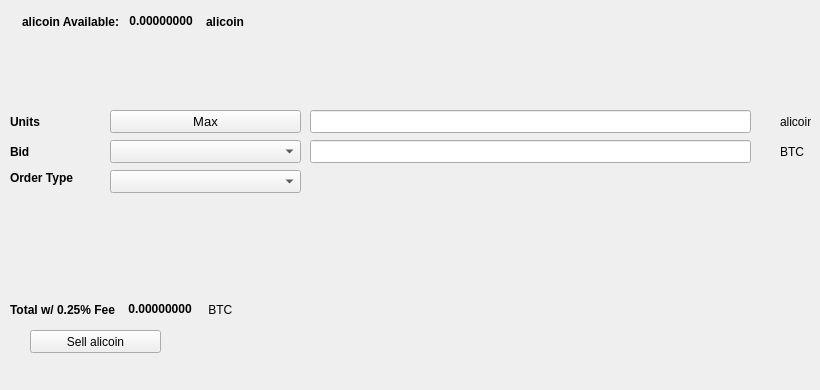
   <widget class="QWidget" name="SellTab">
    <attribute name="title">
     <string>Sell</string>
    </attribute>
    <widget class="QLabel" name="label_16">
     <property name="geometry">
      <rect>
       <x>780</x>
       <y>140</y>
       <width>31</width>
       <height>23</height>
      </rect>
     </property>
     <property name="text">
      <string>BTC</string>
     </property>
    </widget>
    <widget class="QComboBox" name="SellBidcomboBox">
     <property name="geometry">
      <rect>
       <x>110</x>
       <y>140</y>
       <width>191</width>
       <height>23</height>
      </rect>
     </property>
     <property name="font">
      <font>
       <pointsize>10</pointsize>
      </font>
     </property>
    </widget>
    <widget class="QLabel" name="label_18">
     <property name="geometry">
      <rect>
       <x>10</x>
       <y>110</y>
       <width>46</width>
       <height>23</height>
      </rect>
     </property>
     <property name="font">
      <font>
       <weight>75</weight>
       <bold>true</bold>
      </font>
     </property>
     <property name="text">
      <string>Units</string>
     </property>
    </widget>
    <widget class="QPushButton" name="Sell_Max_Amount">
     <property name="geometry">
      <rect>
       <x>110</x>
       <y>110</y>
       <width>191</width>
       <height>23</height>
      </rect>
     </property>
     <property name="font">
      <font>
       <pointsize>10</pointsize>
      </font>
     </property>
     <property name="text">
      <string>Max</string>
     </property>
    </widget>
    <widget class="QLabel" name="label_20">
     <property name="geometry">
      <rect>
       <x>10</x>
       <y>170</y>
       <width>91</width>
       <height>16</height>
      </rect>
     </property>
     <property name="font">
      <font>
       <weight>75</weight>
       <bold>true</bold>
      </font>
     </property>
     <property name="text">
      <string>Order Type</string>
     </property>
    </widget>
    <widget class="QComboBox" name="SellOrdertypeCombo">
     <property name="geometry">
      <rect>
       <x>110</x>
       <y>170</y>
       <width>191</width>
       <height>23</height>
      </rect>
     </property>
     <property name="font">
      <font>
       <pointsize>10</pointsize>
      </font>
     </property>
    </widget>
    <widget class="QLabel" name="label_21">
     <property name="geometry">
      <rect>
       <x>10</x>
       <y>140</y>
       <width>46</width>
       <height>23</height>
      </rect>
     </property>
     <property name="font">
      <font>
       <weight>75</weight>
       <bold>true</bold>
      </font>
     </property>
     <property name="text">
      <string>Bid</string>
     </property>
    </widget>
    <widget class="QLabel" name="label_22">
     <property name="geometry">
      <rect>
       <x>780</x>
       <y>110</y>
       <width>31</width>
       <height>23</height>
      </rect>
     </property>
     <property name="text">
      <string>alicoin</string>
     </property>
    </widget>
    <widget class="QLineEdit" name="UnitsInputECA">
     <property name="geometry">
      <rect>
       <x>310</x>
       <y>110</y>
       <width>441</width>
       <height>23</height>
      </rect>
     </property>
     <property name="font">
      <font>
       <pointsize>9</pointsize>
       <weight>75</weight>
       <bold>true</bold>
      </font>
     </property>
    </widget>
    <widget class="QLineEdit" name="SellBidPriceEdit">
     <property name="geometry">
      <rect>
       <x>310</x>
       <y>140</y>
       <width>441</width>
       <height>23</height>
      </rect>
     </property>
     <property name="font">
      <font>
       <pointsize>9</pointsize>
       <weight>75</weight>
       <bold>true</bold>
      </font>
     </property>
    </widget>
    <widget class="QPushButton" name="SellECABTN">
     <property name="geometry">
      <rect>
       <x>30</x>
       <y>330</y>
       <width>131</width>
       <height>23</height>
      </rect>
     </property>
     <property name="text">
      <string>Sell alicoin</string>
     </property>
     <property name="icon">
      <iconset resource="../alicoin">
       <normaloff>:/icons/bitcoin</normaloff>:/icons/bitcoin</iconset>
     </property>
    </widget>
    <widget class="QWidget" name="layoutWidget3">
     <property name="geometry">
      <rect>
       <x>22</x>
       <y>12</y>
       <width>258</width>
       <height>19</height>
      </rect>
     </property>
     <layout class="QHBoxLayout" name="horizontalLayout">
      <item>
       <widget class="QLabel" name="label232_2">
        <property name="font">
         <font>
          <weight>75</weight>
          <bold>true</bold>
         </font>
        </property>
        <property name="text">
         <string>alicoin Available:</string>
        </property>
       </widget>
      </item>
      <item>
       <widget class="QLabel" name="ECAAvailableLabel">
        <property name="palette">
         <palette>
          <active>
           <colorrole role="WindowText">
            <brush brushstyle="SolidPattern">
             <color alpha="255">
              <red>0</red>
              <green>0</green>
              <blue>0</blue>
             </color>
            </brush>
           </colorrole>
           <colorrole role="Button">
            <brush brushstyle="SolidPattern">
             <color alpha="255">
              <red>0</red>
              <green>170</green>
              <blue>0</blue>
             </color>
            </brush>
           </colorrole>
           <colorrole role="Light">
            <brush brushstyle="SolidPattern">
             <color alpha="255">
              <red>0</red>
              <green>255</green>
              <blue>0</blue>
             </color>
            </brush>
           </colorrole>
           <colorrole role="Midlight">
            <brush brushstyle="SolidPattern">
             <color alpha="255">
              <red>0</red>
              <green>212</green>
              <blue>0</blue>
             </color>
            </brush>
           </colorrole>
           <colorrole role="Dark">
            <brush brushstyle="SolidPattern">
             <color alpha="255">
              <red>0</red>
              <green>85</green>
              <blue>0</blue>
             </color>
            </brush>
           </colorrole>
           <colorrole role="Mid">
            <brush brushstyle="SolidPattern">
             <color alpha="255">
              <red>0</red>
              <green>113</green>
              <blue>0</blue>
             </color>
            </brush>
           </colorrole>
           <colorrole role="Text">
            <brush brushstyle="SolidPattern">
             <color alpha="255">
              <red>0</red>
              <green>170</green>
              <blue>0</blue>
             </color>
            </brush>
           </colorrole>
           <colorrole role="BrightText">
            <brush brushstyle="SolidPattern">
             <color alpha="255">
              <red>255</red>
              <green>255</green>
              <blue>255</blue>
             </color>
            </brush>
           </colorrole>
           <colorrole role="ButtonText">
            <brush brushstyle="SolidPattern">
             <color alpha="255">
              <red>0</red>
              <green>0</green>
              <blue>0</blue>
             </color>
            </brush>
           </colorrole>
           <colorrole role="Base">
            <brush brushstyle="SolidPattern">
             <color alpha="255">
              <red>255</red>
              <green>255</green>
              <blue>255</blue>
             </color>
            </brush>
           </colorrole>
           <colorrole role="Window">
            <brush brushstyle="SolidPattern">
             <color alpha="255">
              <red>0</red>
              <green>170</green>
              <blue>0</blue>
             </color>
            </brush>
           </colorrole>
           <colorrole role="Shadow">
            <brush brushstyle="SolidPattern">
             <color alpha="255">
              <red>0</red>
              <green>0</green>
              <blue>0</blue>
             </color>
            </brush>
           </colorrole>
           <colorrole role="AlternateBase">
            <brush brushstyle="SolidPattern">
             <color alpha="255">
              <red>127</red>
              <green>212</green>
              <blue>127</blue>
             </color>
            </brush>
           </colorrole>
           <colorrole role="ToolTipBase">
            <brush brushstyle="SolidPattern">
             <color alpha="255">
              <red>255</red>
              <green>255</green>
              <blue>220</blue>
             </color>
            </brush>
           </colorrole>
           <colorrole role="ToolTipText">
            <brush brushstyle="SolidPattern">
             <color alpha="255">
              <red>0</red>
              <green>0</green>
              <blue>0</blue>
             </color>
            </brush>
           </colorrole>
          </active>
          <inactive>
           <colorrole role="WindowText">
            <brush brushstyle="SolidPattern">
             <color alpha="255">
              <red>0</red>
              <green>0</green>
              <blue>0</blue>
             </color>
            </brush>
           </colorrole>
           <colorrole role="Button">
            <brush brushstyle="SolidPattern">
             <color alpha="255">
              <red>0</red>
              <green>170</green>
              <blue>0</blue>
             </color>
            </brush>
           </colorrole>
           <colorrole role="Light">
            <brush brushstyle="SolidPattern">
             <color alpha="255">
              <red>0</red>
              <green>255</green>
              <blue>0</blue>
             </color>
            </brush>
           </colorrole>
           <colorrole role="Midlight">
            <brush brushstyle="SolidPattern">
             <color alpha="255">
              <red>0</red>
              <green>212</green>
              <blue>0</blue>
             </color>
            </brush>
           </colorrole>
           <colorrole role="Dark">
            <brush brushstyle="SolidPattern">
             <color alpha="255">
              <red>0</red>
              <green>85</green>
              <blue>0</blue>
             </color>
            </brush>
           </colorrole>
           <colorrole role="Mid">
            <brush brushstyle="SolidPattern">
             <color alpha="255">
              <red>0</red>
              <green>113</green>
              <blue>0</blue>
             </color>
            </brush>
           </colorrole>
           <colorrole role="Text">
            <brush brushstyle="SolidPattern">
             <color alpha="255">
              <red>0</red>
              <green>170</green>
              <blue>0</blue>
             </color>
            </brush>
           </colorrole>
           <colorrole role="BrightText">
            <brush brushstyle="SolidPattern">
             <color alpha="255">
              <red>255</red>
              <green>255</green>
              <blue>255</blue>
             </color>
            </brush>
           </colorrole>
           <colorrole role="ButtonText">
            <brush brushstyle="SolidPattern">
             <color alpha="255">
              <red>0</red>
              <green>0</green>
              <blue>0</blue>
             </color>
            </brush>
           </colorrole>
           <colorrole role="Base">
            <brush brushstyle="SolidPattern">
             <color alpha="255">
              <red>255</red>
              <green>255</green>
              <blue>255</blue>
             </color>
            </brush>
           </colorrole>
           <colorrole role="Window">
            <brush brushstyle="SolidPattern">
             <color alpha="255">
              <red>0</red>
              <green>170</green>
              <blue>0</blue>
             </color>
            </brush>
           </colorrole>
           <colorrole role="Shadow">
            <brush brushstyle="SolidPattern">
             <color alpha="255">
              <red>0</red>
              <green>0</green>
              <blue>0</blue>
             </color>
            </brush>
           </colorrole>
           <colorrole role="AlternateBase">
            <brush brushstyle="SolidPattern">
             <color alpha="255">
              <red>127</red>
              <green>212</green>
              <blue>127</blue>
             </color>
            </brush>
           </colorrole>
           <colorrole role="ToolTipBase">
            <brush brushstyle="SolidPattern">
             <color alpha="255">
              <red>255</red>
              <green>255</green>
              <blue>220</blue>
             </color>
            </brush>
           </colorrole>
           <colorrole role="ToolTipText">
            <brush brushstyle="SolidPattern">
             <color alpha="255">
              <red>0</red>
              <green>0</green>
              <blue>0</blue>
             </color>
            </brush>
           </colorrole>
          </inactive>
          <disabled>
           <colorrole role="WindowText">
            <brush brushstyle="SolidPattern">
             <color alpha="255">
              <red>0</red>
              <green>85</green>
              <blue>0</blue>
             </color>
            </brush>
           </colorrole>
           <colorrole role="Button">
            <brush brushstyle="SolidPattern">
             <color alpha="255">
              <red>0</red>
              <green>170</green>
              <blue>0</blue>
             </color>
            </brush>
           </colorrole>
           <colorrole role="Light">
            <brush brushstyle="SolidPattern">
             <color alpha="255">
              <red>0</red>
              <green>255</green>
              <blue>0</blue>
             </color>
            </brush>
           </colorrole>
           <colorrole role="Midlight">
            <brush brushstyle="SolidPattern">
             <color alpha="255">
              <red>0</red>
              <green>212</green>
              <blue>0</blue>
             </color>
            </brush>
           </colorrole>
           <colorrole role="Dark">
            <brush brushstyle="SolidPattern">
             <color alpha="255">
              <red>0</red>
              <green>85</green>
              <blue>0</blue>
             </color>
            </brush>
           </colorrole>
           <colorrole role="Mid">
            <brush brushstyle="SolidPattern">
             <color alpha="255">
              <red>0</red>
              <green>113</green>
              <blue>0</blue>
             </color>
            </brush>
           </colorrole>
           <colorrole role="Text">
            <brush brushstyle="SolidPattern">
             <color alpha="255">
              <red>0</red>
              <green>85</green>
              <blue>0</blue>
             </color>
            </brush>
           </colorrole>
           <colorrole role="BrightText">
            <brush brushstyle="SolidPattern">
             <color alpha="255">
              <red>255</red>
              <green>255</green>
              <blue>255</blue>
             </color>
            </brush>
           </colorrole>
           <colorrole role="ButtonText">
            <brush brushstyle="SolidPattern">
             <color alpha="255">
              <red>0</red>
              <green>85</green>
              <blue>0</blue>
             </color>
            </brush>
           </colorrole>
           <colorrole role="Base">
            <brush brushstyle="SolidPattern">
             <color alpha="255">
              <red>0</red>
              <green>170</green>
              <blue>0</blue>
             </color>
            </brush>
           </colorrole>
           <colorrole role="Window">
            <brush brushstyle="SolidPattern">
             <color alpha="255">
              <red>0</red>
              <green>170</green>
              <blue>0</blue>
             </color>
            </brush>
           </colorrole>
           <colorrole role="Shadow">
            <brush brushstyle="SolidPattern">
             <color alpha="255">
              <red>0</red>
              <green>0</green>
              <blue>0</blue>
             </color>
            </brush>
           </colorrole>
           <colorrole role="AlternateBase">
            <brush brushstyle="SolidPattern">
             <color alpha="255">
              <red>0</red>
              <green>170</green>
              <blue>0</blue>
             </color>
            </brush>
           </colorrole>
           <colorrole role="ToolTipBase">
            <brush brushstyle="SolidPattern">
             <color alpha="255">
              <red>255</red>
              <green>255</green>
              <blue>220</blue>
             </color>
            </brush>
           </colorrole>
           <colorrole role="ToolTipText">
            <brush brushstyle="SolidPattern">
             <color alpha="255">
              <red>0</red>
              <green>0</green>
              <blue>0</blue>
             </color>
            </brush>
           </colorrole>
          </disabled>
         </palette>
        </property>
        <property name="font">
         <font>
          <weight>75</weight>
          <bold>true</bold>
         </font>
        </property>
        <property name="text">
         <string> 0.00000000 </string>
        </property>
        <property name="textInteractionFlags">
         <set>Qt::LinksAccessibleByMouse|Qt::TextSelectableByKeyboard|Qt::TextSelectableByMouse</set>
        </property>
       </widget>
      </item>
      <item>
       <widget class="QLabel" name="labelECA">
        <property name="font">
         <font>
          <weight>75</weight>
          <bold>true</bold>
         </font>
        </property>
        <property name="text">
         <string>alicoin</string>
        </property>
       </widget>
      </item>
     </layout>
    </widget>
    <widget class="QWidget" name="layoutWidget">
     <property name="geometry">
      <rect>
       <x>10</x>
       <y>300</y>
       <width>268</width>
       <height>19</height>
      </rect>
     </property>
     <layout class="QHBoxLayout" name="horizontalLayout_2">
      <item>
       <widget class="QLabel" name="label_19">
        <property name="font">
         <font>
          <weight>75</weight>
          <bold>true</bold>
         </font>
        </property>
        <property name="text">
         <string>Total w/ 0.25% Fee </string>
        </property>
       </widget>
      </item>
      <item>
       <widget class="QLabel" name="SellCostLabel">
        <property name="palette">
         <palette>
          <active>
           <colorrole role="WindowText">
            <brush brushstyle="SolidPattern">
             <color alpha="255">
              <red>0</red>
              <green>0</green>
              <blue>0</blue>
             </color>
            </brush>
           </colorrole>
           <colorrole role="Button">
            <brush brushstyle="SolidPattern">
             <color alpha="255">
              <red>0</red>
              <green>170</green>
              <blue>0</blue>
             </color>
            </brush>
           </colorrole>
           <colorrole role="Light">
            <brush brushstyle="SolidPattern">
             <color alpha="255">
              <red>0</red>
              <green>255</green>
              <blue>0</blue>
             </color>
            </brush>
           </colorrole>
           <colorrole role="Midlight">
            <brush brushstyle="SolidPattern">
             <color alpha="255">
              <red>0</red>
              <green>212</green>
              <blue>0</blue>
             </color>
            </brush>
           </colorrole>
           <colorrole role="Dark">
            <brush brushstyle="SolidPattern">
             <color alpha="255">
              <red>0</red>
              <green>85</green>
              <blue>0</blue>
             </color>
            </brush>
           </colorrole>
           <colorrole role="Mid">
            <brush brushstyle="SolidPattern">
             <color alpha="255">
              <red>0</red>
              <green>113</green>
              <blue>0</blue>
             </color>
            </brush>
           </colorrole>
           <colorrole role="Text">
            <brush brushstyle="SolidPattern">
             <color alpha="255">
              <red>0</red>
              <green>170</green>
              <blue>0</blue>
             </color>
            </brush>
           </colorrole>
           <colorrole role="BrightText">
            <brush brushstyle="SolidPattern">
             <color alpha="255">
              <red>255</red>
              <green>255</green>
              <blue>255</blue>
             </color>
            </brush>
           </colorrole>
           <colorrole role="ButtonText">
            <brush brushstyle="SolidPattern">
             <color alpha="255">
              <red>0</red>
              <green>0</green>
              <blue>0</blue>
             </color>
            </brush>
           </colorrole>
           <colorrole role="Base">
            <brush brushstyle="SolidPattern">
             <color alpha="255">
              <red>255</red>
              <green>255</green>
              <blue>255</blue>
             </color>
            </brush>
           </colorrole>
           <colorrole role="Window">
            <brush brushstyle="SolidPattern">
             <color alpha="255">
              <red>0</red>
              <green>170</green>
              <blue>0</blue>
             </color>
            </brush>
           </colorrole>
           <colorrole role="Shadow">
            <brush brushstyle="SolidPattern">
             <color alpha="255">
              <red>0</red>
              <green>0</green>
              <blue>0</blue>
             </color>
            </brush>
           </colorrole>
           <colorrole role="AlternateBase">
            <brush brushstyle="SolidPattern">
             <color alpha="255">
              <red>127</red>
              <green>212</green>
              <blue>127</blue>
             </color>
            </brush>
           </colorrole>
           <colorrole role="ToolTipBase">
            <brush brushstyle="SolidPattern">
             <color alpha="255">
              <red>255</red>
              <green>255</green>
              <blue>220</blue>
             </color>
            </brush>
           </colorrole>
           <colorrole role="ToolTipText">
            <brush brushstyle="SolidPattern">
             <color alpha="255">
              <red>0</red>
              <green>0</green>
              <blue>0</blue>
             </color>
            </brush>
           </colorrole>
          </active>
          <inactive>
           <colorrole role="WindowText">
            <brush brushstyle="SolidPattern">
             <color alpha="255">
              <red>0</red>
              <green>0</green>
              <blue>0</blue>
             </color>
            </brush>
           </colorrole>
           <colorrole role="Button">
            <brush brushstyle="SolidPattern">
             <color alpha="255">
              <red>0</red>
              <green>170</green>
              <blue>0</blue>
             </color>
            </brush>
           </colorrole>
           <colorrole role="Light">
            <brush brushstyle="SolidPattern">
             <color alpha="255">
              <red>0</red>
              <green>255</green>
              <blue>0</blue>
             </color>
            </brush>
           </colorrole>
           <colorrole role="Midlight">
            <brush brushstyle="SolidPattern">
             <color alpha="255">
              <red>0</red>
              <green>212</green>
              <blue>0</blue>
             </color>
            </brush>
           </colorrole>
           <colorrole role="Dark">
            <brush brushstyle="SolidPattern">
             <color alpha="255">
              <red>0</red>
              <green>85</green>
              <blue>0</blue>
             </color>
            </brush>
           </colorrole>
           <colorrole role="Mid">
            <brush brushstyle="SolidPattern">
             <color alpha="255">
              <red>0</red>
              <green>113</green>
              <blue>0</blue>
             </color>
            </brush>
           </colorrole>
           <colorrole role="Text">
            <brush brushstyle="SolidPattern">
             <color alpha="255">
              <red>0</red>
              <green>170</green>
              <blue>0</blue>
             </color>
            </brush>
           </colorrole>
           <colorrole role="BrightText">
            <brush brushstyle="SolidPattern">
             <color alpha="255">
              <red>255</red>
              <green>255</green>
              <blue>255</blue>
             </color>
            </brush>
           </colorrole>
           <colorrole role="ButtonText">
            <brush brushstyle="SolidPattern">
             <color alpha="255">
              <red>0</red>
              <green>0</green>
              <blue>0</blue>
             </color>
            </brush>
           </colorrole>
           <colorrole role="Base">
            <brush brushstyle="SolidPattern">
             <color alpha="255">
              <red>255</red>
              <green>255</green>
              <blue>255</blue>
             </color>
            </brush>
           </colorrole>
           <colorrole role="Window">
            <brush brushstyle="SolidPattern">
             <color alpha="255">
              <red>0</red>
              <green>170</green>
              <blue>0</blue>
             </color>
            </brush>
           </colorrole>
           <colorrole role="Shadow">
            <brush brushstyle="SolidPattern">
             <color alpha="255">
              <red>0</red>
              <green>0</green>
              <blue>0</blue>
             </color>
            </brush>
           </colorrole>
           <colorrole role="AlternateBase">
            <brush brushstyle="SolidPattern">
             <color alpha="255">
              <red>127</red>
              <green>212</green>
              <blue>127</blue>
             </color>
            </brush>
           </colorrole>
           <colorrole role="ToolTipBase">
            <brush brushstyle="SolidPattern">
             <color alpha="255">
              <red>255</red>
              <green>255</green>
              <blue>220</blue>
             </color>
            </brush>
           </colorrole>
           <colorrole role="ToolTipText">
            <brush brushstyle="SolidPattern">
             <color alpha="255">
              <red>0</red>
              <green>0</green>
              <blue>0</blue>
             </color>
            </brush>
           </colorrole>
          </inactive>
          <disabled>
           <colorrole role="WindowText">
            <brush brushstyle="SolidPattern">
             <color alpha="255">
              <red>0</red>
              <green>85</green>
              <blue>0</blue>
             </color>
            </brush>
           </colorrole>
           <colorrole role="Button">
            <brush brushstyle="SolidPattern">
             <color alpha="255">
              <red>0</red>
              <green>170</green>
              <blue>0</blue>
             </color>
            </brush>
           </colorrole>
           <colorrole role="Light">
            <brush brushstyle="SolidPattern">
             <color alpha="255">
              <red>0</red>
              <green>255</green>
              <blue>0</blue>
             </color>
            </brush>
           </colorrole>
           <colorrole role="Midlight">
            <brush brushstyle="SolidPattern">
             <color alpha="255">
              <red>0</red>
              <green>212</green>
              <blue>0</blue>
             </color>
            </brush>
           </colorrole>
           <colorrole role="Dark">
            <brush brushstyle="SolidPattern">
             <color alpha="255">
              <red>0</red>
              <green>85</green>
              <blue>0</blue>
             </color>
            </brush>
           </colorrole>
           <colorrole role="Mid">
            <brush brushstyle="SolidPattern">
             <color alpha="255">
              <red>0</red>
              <green>113</green>
              <blue>0</blue>
             </color>
            </brush>
           </colorrole>
           <colorrole role="Text">
            <brush brushstyle="SolidPattern">
             <color alpha="255">
              <red>0</red>
              <green>85</green>
              <blue>0</blue>
             </color>
            </brush>
           </colorrole>
           <colorrole role="BrightText">
            <brush brushstyle="SolidPattern">
             <color alpha="255">
              <red>255</red>
              <green>255</green>
              <blue>255</blue>
             </color>
            </brush>
           </colorrole>
           <colorrole role="ButtonText">
            <brush brushstyle="SolidPattern">
             <color alpha="255">
              <red>0</red>
              <green>85</green>
              <blue>0</blue>
             </color>
            </brush>
           </colorrole>
           <colorrole role="Base">
            <brush brushstyle="SolidPattern">
             <color alpha="255">
              <red>0</red>
              <green>170</green>
              <blue>0</blue>
             </color>
            </brush>
           </colorrole>
           <colorrole role="Window">
            <brush brushstyle="SolidPattern">
             <color alpha="255">
              <red>0</red>
              <green>170</green>
              <blue>0</blue>
             </color>
            </brush>
           </colorrole>
           <colorrole role="Shadow">
            <brush brushstyle="SolidPattern">
             <color alpha="255">
              <red>0</red>
              <green>0</green>
              <blue>0</blue>
             </color>
            </brush>
           </colorrole>
           <colorrole role="AlternateBase">
            <brush brushstyle="SolidPattern">
             <color alpha="255">
              <red>0</red>
              <green>170</green>
              <blue>0</blue>
             </color>
            </brush>
           </colorrole>
           <colorrole role="ToolTipBase">
            <brush brushstyle="SolidPattern">
             <color alpha="255">
              <red>255</red>
              <green>255</green>
              <blue>220</blue>
             </color>
            </brush>
           </colorrole>
           <colorrole role="ToolTipText">
            <brush brushstyle="SolidPattern">
             <color alpha="255">
              <red>0</red>
              <green>0</green>
              <blue>0</blue>
             </color>
            </brush>
           </colorrole>
          </disabled>
         </palette>
        </property>
        <property name="font">
         <font>
          <weight>75</weight>
          <bold>true</bold>
         </font>
        </property>
        <property name="autoFillBackground">
         <bool>false</bool>
        </property>
        <property name="text">
         <string> 0.00000000</string>
        </property>
        <property name="textInteractionFlags">
         <set>Qt::LinksAccessibleByMouse|Qt::TextSelectableByMouse</set>
        </property>
       </widget>
      </item>
      <item>
       <widget class="QLabel" name="label_17">
        <property name="font">
         <font>
          <weight>50</weight>
          <bold>false</bold>
         </font>
        </property>
        <property name="text">
         <string> BTC</string>
        </property>
       </widget>
      </item>
     </layout>
    </widget>
    <widget class="QLabel" name="label_23">
     <property name="geometry">
      <rect>
       <x>460</x>
       <y>300</y>
       <width>281</width>
       <height>81</height>
      </rect>
     </property>
     <property name="text">
      <string/>
     </property>
     <property name="pixmap">
      <pixmap>:/images/bittrex</pixmap>
     </property>
    </widget>
   </widget>
